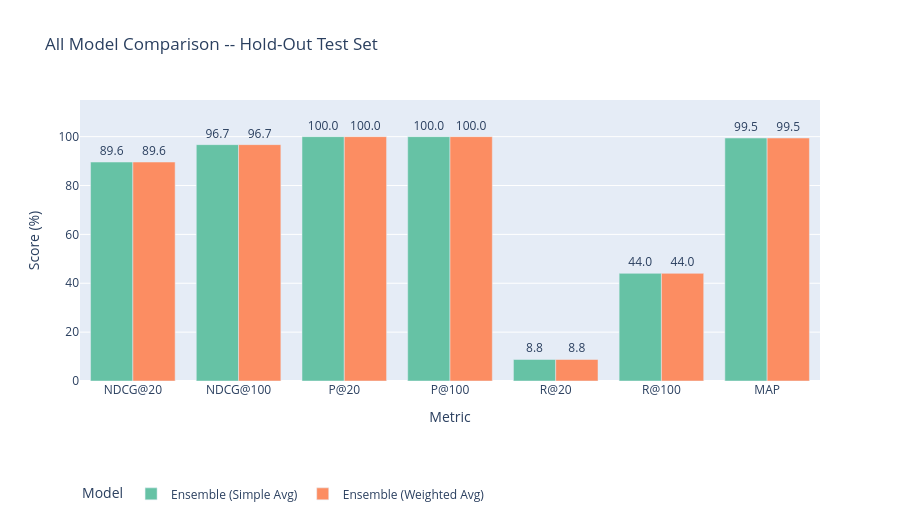
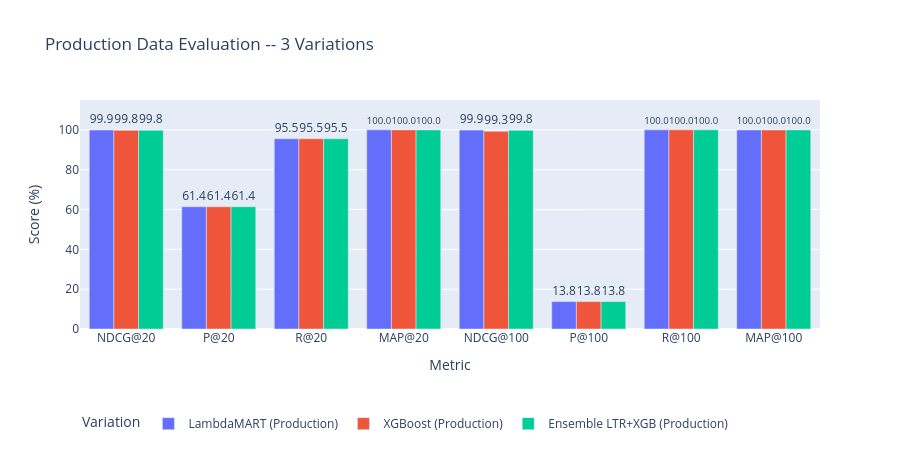

The notebook cell saved with these charts, in order:
### Markdown cell above
## 11. Visualisation & Reporting

Bar chart comparing all models across key metrics; heatmap of cross-strategy results for academic summary.

### Code cell
# 1. Bar chart: All Model Review (Hold-Out)
if not review_df.empty:
    plot_cols = [c for c in ['NDCG@20','NDCG@100','P@20','P@100','R@20','R@100','MAP'] if c in review_df.columns]
    plot_data = []
    for model in review_df.index:
        for metric in plot_cols:
            plot_data.append({'Model': model, 'Metric': metric,
                              'Score (%)': review_df.loc[model, metric]})
    fig_bar = px.bar(
        pd.DataFrame(plot_data), x='Metric', y='Score (%)', color='Model',
        barmode='group', title='All Model Comparison -- Hold-Out Test Set',
        text='Score (%)', color_discrete_sequence=px.colors.qualitative.Set2, height=520,
    )
    fig_bar.update_traces(texttemplate='%{text:.1f}', textposition='outside')
    fig_bar.update_layout(yaxis_range=[0, 115], legend=dict(orientation='h', y=-0.35))
    bar_path = project_root / 'outputs' / 'plots' / 'step5_all_model_comparison.html'
    fig_bar.write_html(str(bar_path))
    fig_bar.show()
    print(f'[OK] Bar chart saved: {bar_path.name}')

# 2. Heatmap: Cross-Strategy (LambdaMART)
if not cross_df.empty:
    fig, ax = plt.subplots(figsize=(11, 3))
    sns.heatmap(cross_df.astype(float), annot=True, fmt='.1f', cmap='YlGnBu',
                linewidths=0.5, ax=ax, cbar_kws={'label': 'Score (%)'})
    ax.set_title('LambdaMART -- Cross-Strategy Metric Heatmap (%)', fontsize=13, pad=12)
    ax.set_xlabel('')
    ax.set_ylabel('Evaluation Strategy')
    plt.tight_layout()
    hm_path = project_root / 'outputs' / 'plots' / 'step5_cross_strategy_heatmap.png'
    fig.savefig(str(hm_path), dpi=150, bbox_inches='tight')
    plt.show()
    print(f'[OK] Heatmap saved: {hm_path.name}')

# 3. Production bar chart
if not prod_report.empty:
    prod_cols = [c for c in prod_report.columns if any(m in c for m in ['NDCG','P@','MAP','R@'])]
    prod_data = []
    for model in prod_report.index:
        for metric in prod_cols:
            prod_data.append({'Variation': model, 'Metric': metric,
                              'Score (%)': prod_report.loc[model, metric]})
    fig_prod = px.bar(
        pd.DataFrame(prod_data), x='Metric', y='Score (%)', color='Variation',
        barmode='group', title='Production Data Evaluation -- 3 Variations',
        text='Score (%)', height=450,
    )
    fig_prod.update_traces(texttemplate='%{text:.1f}', textposition='outside')
    fig_prod.update_layout(yaxis_range=[0, 115], legend=dict(orientation='h', y=-0.35))
    prod_html = project_root / 'outputs' / 'plots' / 'step5_production_evaluation.html'
    fig_prod.write_html(str(prod_html))
    fig_prod.show()
    print(f'[OK] Production chart saved: {prod_html.name}')

### Figure 1 — Plotly figure (JSON) as saved in the notebook; plotly's stock layout.template omitted (floating-point values rounded to 4 significant figures)
{"data": [{"alignmentgroup": "True", "hovertemplate": "Model=Ensemble (Simple Avg)<br>Metric=%{x}<br>Score (%)=%{text}<extra></extra>", "legendgroup": "Ensemble (Simple Avg)", "marker": {"color": "rgb(102,194,165)", "pattern": {"shape": ""}}, "name": "Ensemble (Simple Avg)", "offsetgroup": "Ensemble (Simple Avg)", "orientation": "v", "showlegend": true, "text": [89.62, 96.73, 100.0, 100.0, 8.81, 44.05, 99.45], "textposition": "outside", "texttemplate": "%{text:.1f}", "type": "bar", "x": ["NDCG@20", "NDCG@100", "P@20", "P@100", "R@20", "R@100", "MAP"], "xaxis": "x", "y": [89.62, 96.73, 100.0, 100.0, 8.81, 44.05, 99.45], "yaxis": "y"}, {"alignmentgroup": "True", "hovertemplate": "Model=Ensemble (Weighted Avg)<br>Metric=%{x}<br>Score (%)=%{text}<extra></extra>", "legendgroup": "Ensemble (Weighted Avg)", "marker": {"color": "rgb(252,141,98)", "pattern": {"shape": ""}}, "name": "Ensemble (Weighted Avg)", "offsetgroup": "Ensemble (Weighted Avg)", "orientation": "v", "showlegend": true, "text": [89.62, 96.73, 100.0, 100.0, 8.81, 44.05, 99.45], "textposition": "outside", "texttemplate": "%{text:.1f}", "type": "bar", "x": ["NDCG@20", "NDCG@100", "P@20", "P@100", "R@20", "R@100", "MAP"], "xaxis": "x", "y": [89.62, 96.73, 100.0, 100.0, 8.81, 44.05, 99.45], "yaxis": "y"}], "layout": {"barmode": "group", "height": 520, "legend": {"orientation": "h", "title": {"text": "Model"}, "tracegroupgap": 0, "y": -0.35}, "title": {"text": "All Model Comparison -- Hold-Out Test Set"}, "xaxis": {"anchor": "y", "domain": [0, 1], "title": {"text": "Metric"}}, "yaxis": {"anchor": "x", "domain": [0, 1], "range": [0, 115], "title": {"text": "Score (%)"}}}}

### Figure 2 — Plotly figure (JSON) as saved in the notebook; plotly's stock layout.template omitted (floating-point values rounded to 4 significant figures)
{"data": [{"alignmentgroup": "True", "hovertemplate": "Variation=LambdaMART (Production)<br>Metric=%{x}<br>Score (%)=%{text}<extra></extra>", "legendgroup": "LambdaMART (Production)", "marker": {"color": "#636efa", "pattern": {"shape": ""}}, "name": "LambdaMART (Production)", "offsetgroup": "LambdaMART (Production)", "orientation": "v", "showlegend": true, "text": [99.93, 61.39, 95.53, 100.0, 99.88, 13.76, 100.0, 99.98], "textposition": "outside", "texttemplate": "%{text:.1f}", "type": "bar", "x": ["NDCG@20", "P@20", "R@20", "MAP@20", "NDCG@100", "P@100", "R@100", "MAP@100"], "xaxis": "x", "y": [99.93, 61.39, 95.53, 100.0, 99.88, 13.76, 100.0, 99.98], "yaxis": "y"}, {"alignmentgroup": "True", "hovertemplate": "Variation=XGBoost (Production)<br>Metric=%{x}<br>Score (%)=%{text}<extra></extra>", "legendgroup": "XGBoost (Production)", "marker": {"color": "#EF553B", "pattern": {"shape": ""}}, "name": "XGBoost (Production)", "offsetgroup": "XGBoost (Production)", "orientation": "v", "showlegend": true, "text": [99.75, 61.39, 95.53, 99.99, 99.25, 13.76, 100.0, 99.97], "textposition": "outside", "texttemplate": "%{text:.1f}", "type": "bar", "x": ["NDCG@20", "P@20", "R@20", "MAP@20", "NDCG@100", "P@100", "R@100", "MAP@100"], "xaxis": "x", "y": [99.75, 61.39, 95.53, 99.99, 99.25, 13.76, 100.0, 99.97], "yaxis": "y"}, {"alignmentgroup": "True", "hovertemplate": "Variation=Ensemble LTR+XGB (Production)<br>Metric=%{x}<br>Score (%)=%{text}<extra></extra>", "legendgroup": "Ensemble LTR+XGB (Production)", "marker": {"color": "#00cc96", "pattern": {"shape": ""}}, "name": "Ensemble LTR+XGB (Production)", "offsetgroup": "Ensemble LTR+XGB (Production)", "orientation": "v", "showlegend": true, "text": [99.79, 61.4, 95.55, 99.99, 99.76, 13.76, 100.0, 99.99], "textposition": "outside", "texttemplate": "%{text:.1f}", "type": "bar", "x": ["NDCG@20", "P@20", "R@20", "MAP@20", "NDCG@100", "P@100", "R@100", "MAP@100"], "xaxis": "x", "y": [99.79, 61.4, 95.55, 99.99, 99.76, 13.76, 100.0, 99.99], "yaxis": "y"}], "layout": {"barmode": "group", "height": 450, "legend": {"orientation": "h", "title": {"text": "Variation"}, "tracegroupgap": 0, "y": -0.35}, "title": {"text": "Production Data Evaluation -- 3 Variations"}, "xaxis": {"anchor": "y", "domain": [0, 1], "title": {"text": "Metric"}}, "yaxis": {"anchor": "x", "domain": [0, 1], "range": [0, 115], "title": {"text": "Score (%)"}}}}
